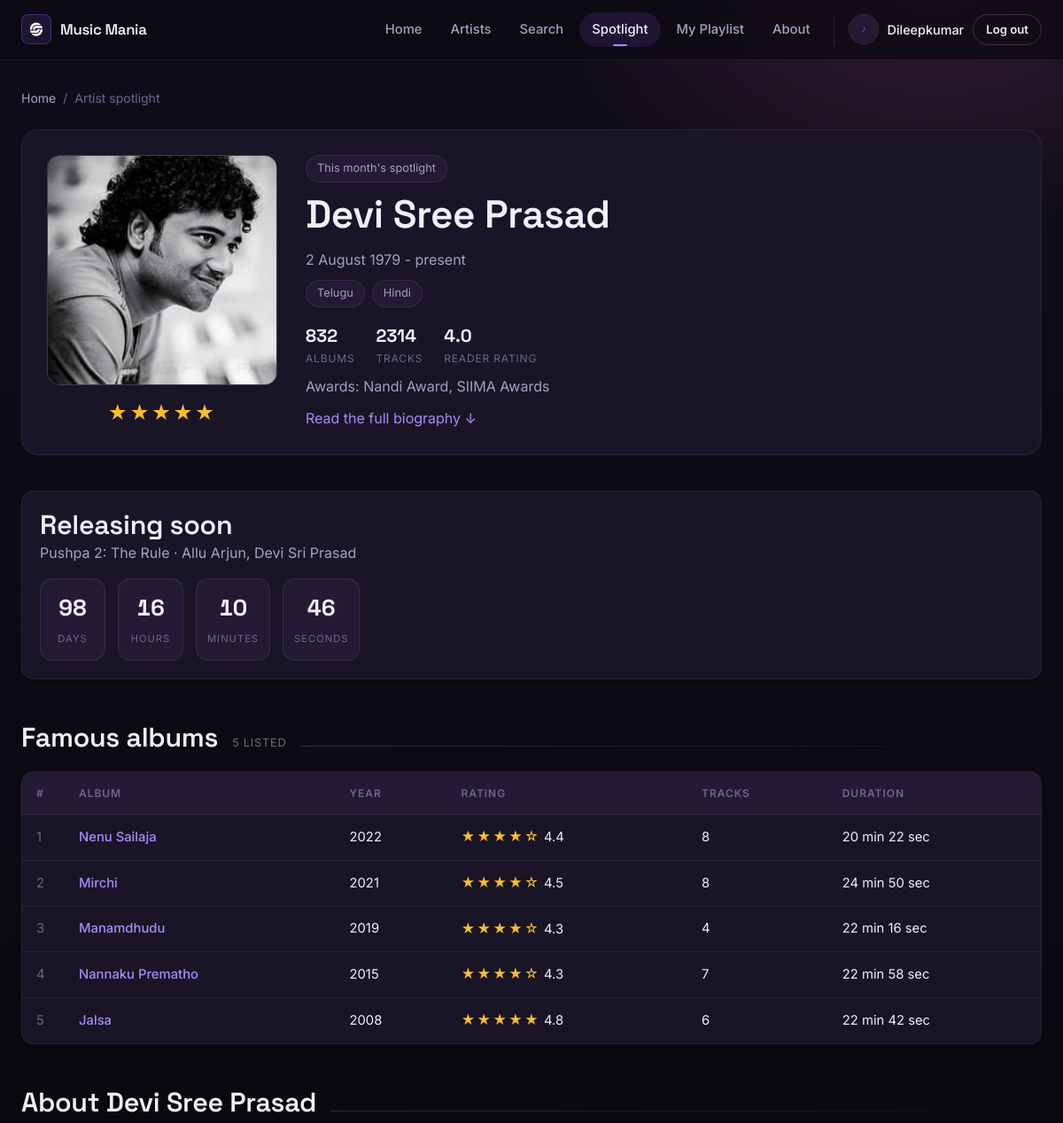
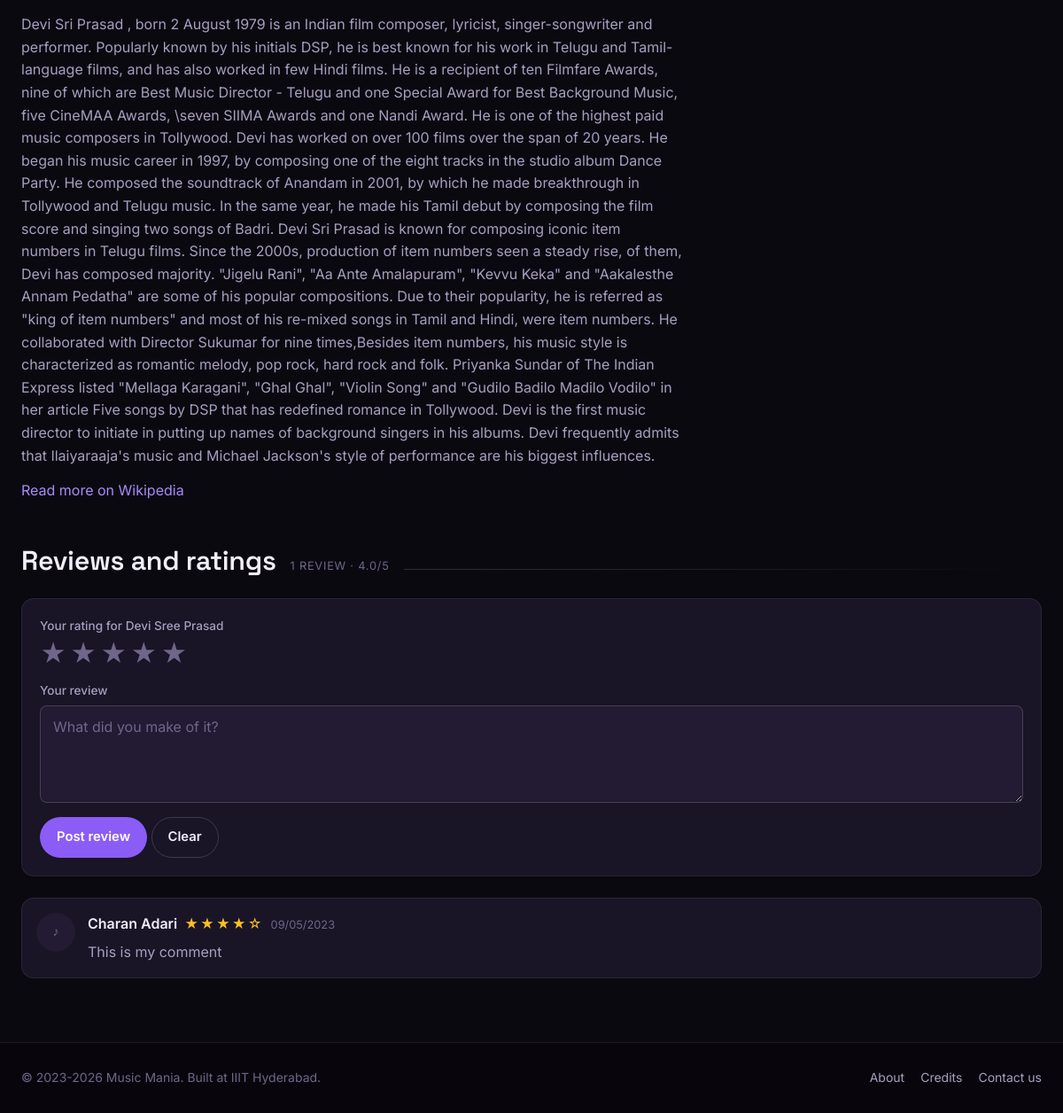
Screenshot of /spotlight (signed in) with the database file from the repository (2 pictures, top to bottom).
### tables this page shows
CREATE TABLE "Users" (
	"userid"	INTEGER UNIQUE,
	"username"	TEXT,
	"img_url"	TEXT,
	"playlist"	TEXT,
	"firstname"	INTEGER,
	"lastname"	INTEGER,
	"password"	INTEGER,
	PRIMARY KEY("userid" AUTOINCREMENT)
);

CREATE TABLE "Artists" (
	"name"	TEXT,
	"birth"	TEXT,
	"languages"	TEXT,
	"image_url"	TEXT,
	"Albums"	NUMERIC,
	"Tracks"	NUMERIC,
	"Awards"	TEXT,
	"description"	TEXT,
	"self_page"	TEXT,
	"wiki_url"	TEXT,
	"special"	INTEGER DEFAULT 0,
	"rating"	INTEGER DEFAULT 1,
	"uniqid"	INTEGER UNIQUE,
	PRIMARY KEY("uniqid" AUTOINCREMENT)
);

CREATE TABLE "Albums" (
	"uniqid"	INTEGER NOT NULL UNIQUE,
	"author"	TEXT,
	"name"	TEXT,
	"year"	INTEGER,
	"rating"	REAL DEFAULT 1,
	"duration"	TEXT,
	"tracks"	INTEGER,
	"index"	INTEGER,
	"img_url"	TEXT,
	"release_date"	TEXT,
	"director"	TEXT,
	"producer"	TEXT,
	"cast"	TEXT,
	PRIMARY KEY("uniqid" AUTOINCREMENT)
);

CREATE TABLE "Reviews" (
	"review_id"	INTEGER UNIQUE,
	"userid"	INTEGER,
	"review"	TEXT,
	"date"	TEXT,
	"rating"	INTEGER, target_type TEXT, target_id INTEGER,
	PRIMARY KEY("review_id" AUTOINCREMENT)
);

### app/blueprints/catalog.py (the view)
@bp.route("/spotlight")
@login_required
def spotlight():
    artist_id = current_app.config["SPOTLIGHT_ARTIST_ID"]
    record = artists_repo.get_by_id(artist_id)
    if record is None:
        abort(404)
    return render_template(
        "catalog/spotlight.html",
        artist=record,
        albums=albums_repo.list_by_artist(artist_id),
        reviews=reviews_repo.list_for(reviews_repo.ARTIST, artist_id),
        review_average=reviews_repo.average_for(reviews_repo.ARTIST, artist_id),
        release_date=_release_countdown(),
    )

### app/__init__.py (called while the page is built)
def _register_hooks(app: Flask) -> None:
    @app.before_request
    def load_current_user() -> None:
        user_id = session.get(SESSION_KEY)
        g.user = users_repo.get(user_id) if user_id is not None else None
        if user_id is not None and g.user is None:
            session.pop(SESSION_KEY, None)
    @app.context_processor
    def inject_user() -> dict:
        return {"current_user": g.get("user")}

def _register_filters(app: Flask) -> None:
    import os
    from flask import url_for
    PLACEHOLDER = "img/placeholder.svg"
    @app.template_filter("media")
    def media(path: str | None) -> str:
        cleaned = (path or "").strip().lstrip("/")
        if not cleaned or not os.path.isfile(os.path.join(app.static_folder, cleaned)):
            cleaned = PLACEHOLDER
        return url_for("static", filename=cleaned)
    @app.template_filter("tidy")
    def tidy(value: object) -> str:
        return " ".join(str(value or "").split())
    @app.template_filter("stars")
    def stars(rating: object, out_of: int = 5) -> str:
        try:
            filled = max(0, min(out_of, int(round(float(rating or 0)))))
        except (TypeError, ValueError):
            filled = 0
        return "★" * filled + "☆" * (out_of - filled)

### app/blueprints/catalog.py (called while the page is built)
def _release_countdown() -> str | None:
    raw = current_app.config.get("SPOTLIGHT_RELEASE_DATE")
    if not raw:
        return None
    try:
        target = datetime.fromisoformat(raw)
    except ValueError:
        current_app.logger.warning("SPOTLIGHT_RELEASE_DATE is not ISO 8601: %r", raw)
        return None
    now = datetime.now(target.tzinfo) if target.tzinfo else datetime.now()
    return raw if target > now else None

### app/database.py (called while the page is built)
def get_db() -> sqlite3.Connection:
    if "db" not in g:
        g.db = sqlite3.connect(
            current_app.config["DATABASE"],
            detect_types=sqlite3.PARSE_DECLTYPES,
        )
        g.db.row_factory = sqlite3.Row
        g.db.execute("PRAGMA foreign_keys = ON")
    return g.db

def query_all(sql: str, params: Sequence[Any] = ()) -> list[sqlite3.Row]:
    return get_db().execute(sql, params).fetchall()

def query_one(sql: str, params: Sequence[Any] = ()) -> sqlite3.Row | None:
    return get_db().execute(sql, params).fetchone()

### app/repositories/albums.py (called while the page is built)
def list_by_artist(artist_id: int) -> list[sqlite3.Row]:
    return query_all(_SELECT + ' WHERE "index" = ? ORDER BY year DESC', (artist_id,))

### app/repositories/artists.py (called while the page is built)
def get_by_id(artist_id: int) -> sqlite3.Row | None:
    return query_one(_SELECT + " WHERE uniqid = ?", (artist_id,))

### app/templates/catalog/spotlight.html (shortened to what this page needs)
{% extends "base.html" %}
{% block styles %}<link rel="stylesheet" href="{{ url_for('static', filename='css/pages/catalog.css') }}">{% endblock %}
{% block content %}
<nav class="breadcrumbs" aria-label="Breadcrumb">
  <a href="{{ url_for('main.index') }}">Home</a>
  <span aria-hidden="true">/</span>
  <span>Artist spotlight</span>
</nav>
<article class="profile">
  <div class="profile__art">
    <img src="{{ artist['image_url'] | media }}" alt="{{ artist['name'] }}">
    <p class="stars stars--lg center" aria-label="Rated {{ artist['rating'] }} out of 5">{{ artist['rating'] | stars }}</p>
  </div>
  <div class="profile__facts">
    <span class="chip" style="align-self: flex-start;">This month's spotlight</span>
    <h1>{{ artist['name'] }}</h1>
    <p class="profile__tagline">{{ artist['birth'] | tidy }}</p>
    <div class="chips">
      {% for language in (artist['languages'] or '').split(',') if language | trim %}
        <span class="chip">{{ language | trim }}</span>
      {% endfor %}
    </div>
    <div class="stat-row">
      <div class="stat"><b>{{ artist['album_count'] }}</b><span>Albums</span></div>
      <div class="stat"><b>{{ artist['track_count'] }}</b><span>Tracks</span></div>
      <div class="stat"><b>{{ review_average or '-' }}</b><span>Reader rating</span></div>
    </div>
    <p class="muted">Awards: {{ artist['awards'] | tidy or 'Not recorded' }}</p>
    <p><a href="#biography">Read the full biography &darr;</a></p>
  </div>
</article>
{% if release_date %}
<section class="card" style="margin-bottom: 48px;" data-countdown="{{ release_date }}">
  <h2>Releasing soon</h2>
  <p class="muted">Pushpa 2: The Rule &middot; Allu Arjun, Devi Sri Prasad</p>
  <div class="countdown">
    <div class="countdown__unit"><b data-countdown-days>--</b><span>Days</span></div>
    <div class="countdown__unit"><b data-countdown-hours>--</b><span>Hours</span></div>
    <div class="countdown__unit"><b data-countdown-minutes>--</b><span>Minutes</span></div>
    <div class="countdown__unit"><b data-countdown-seconds>--</b><span>Seconds</span></div>
  </div>
</section>
{% endif %}
<section style="margin-bottom: 48px;">
  {% with title = 'Famous albums', count = albums | length ~ ' listed' %}
    {% include "partials/_section_head.html" %}
  {% endwith %}
  {% if albums %}
    <div class="table-wrap">
      <table class="data">
        <thead>
          <tr><th class="num">#</th><th>Album</th><th>Year</th><th>Rating</th><th>Tracks</th><th>Duration</th></tr>
        </thead>
        <tbody>
          {% for album in albums %}
            <tr>
              <td class="num">{{ loop.index }}</td>
              <td class="track-name"><a href="{{ url_for('catalog.album', album_id=album['uniqid']) }}">{{ album['name'] }}</a></td>
              <td>{{ album['year'] }}</td>
              <td><span class="stars">{{ album['rating'] | stars }}</span> {{ album['rating'] }}</td>
              <td>{{ album['tracks'] }}</td>
              <td>{{ album['duration'] | tidy }}</td>
            </tr>
          {% endfor %}
        </tbody>
      </table>
    </div>
  {% else %}
    <p class="empty">No albums recorded for this artist yet.</p>
  {% endif %}
</section>
<section id="biography" style="margin-bottom: 48px;">
  {% with title = 'About ' ~ artist['name'] %}{% include "partials/_section_head.html" %}{% endwith %}
  <div class="prose">
    <p>{{ artist['description'] }}</p>
    {% if artist['wiki_url'] %}<p><a href="{{ artist['wiki_url'] }}" rel="noopener" target="_blank">Read more on Wikipedia</a></p>{% endif %}
  </div>
</section>
{% with target_type = 'artist', target_id = artist['uniqid'], subject = artist['name'] %}
  {% include "partials/_reviews.html" %}
{% endwith %}
{% endblock %}

### app/templates/partials/_header.html (shortened to what this page needs)
{% set nav_items = [
  ('main.index',        'Home'),
  ('catalog.artists',   'Artists'),
  ('main.search',       'Search'),
  ('catalog.spotlight', 'Spotlight'),
  ('main.playlist',     'My Playlist'),
  ('main.about',        'About'),
] %}
<header class="site-header">
  <div class="site-header__inner">
    <a class="brand" href="{{ url_for('main.index') }}">
      <span class="brand__badge">
        <img class="logo-mono" src="{{ url_for('static', filename='img/logo-mark.png') }}" alt="">
      </span>
      <span class="brand__name">Music Mania</span>
    </a>
    <nav class="nav" id="primary-nav" aria-label="Primary">
      {% for endpoint, label in nav_items %}
        <a class="nav__link {{ 'is-active' if request.endpoint == endpoint }}"
           href="{{ url_for(endpoint) }}"
           {% if request.endpoint == endpoint %}aria-current="page"{% endif %}>{{ label }}</a>
      {% endfor %}
      {% if current_user %}
        <div class="user-menu">
          <img class="user-menu__avatar" src="{{ current_user['img_url'] | media }}"
               alt="" width="34" height="34">
          <span class="user-menu__name">{{ current_user['firstname'] }}</span>
          <a class="btn btn--ghost btn--sm" href="{{ url_for('auth.logout') }}">Log out</a>
        </div>
      {% endif %}
    </nav>
  </div>
</header>

### app/templates/partials/_reviews.html (shortened to what this page needs)
<section id="reviews" class="stack">
  <div class="section-head">
    <h2>Reviews and ratings</h2>
    <span class="section-head__count">
      {{ reviews | length }} review{{ '' if reviews | length == 1 else 's' }}
      {%- if review_average %} &middot; {{ review_average }}/5{% endif %}
    </span>
  </div>
  <form class="card review-form" method="POST"
        action="{{ url_for('catalog.add_review', target_type=target_type, target_id=target_id) }}">
    <div class="field">
      <label for="rating-5">Your rating for {{ subject }}</label>
      <div class="rating-input">
        {% for value in [5, 4, 3, 2, 1] %}
          <label for="rating-{{ value }}" title="{{ value }} star{{ '' if value == 1 else 's' }}">
            <span aria-hidden="true">&#9733;</span>
          </label>
        {% endfor %}
      </div>
    </div>
    <div class="field">
      <label for="review">Your review</label>
      <textarea class="input" id="review" name="review" maxlength="1000"
                placeholder="What did you make of it?"></textarea>
    </div>
    <div>
      <button class="btn" type="submit">Post review</button>
      <button class="btn btn--ghost" type="reset">Clear</button>
    </div>
  </form>
  {% if reviews %}
    <div class="reviews">
      {% for review in reviews %}
        <article class="review">
          <img class="review__avatar" src="{{ review['img_url'] | media }}" alt="" width="44" height="44">
          <div>
            <div class="review__head">
              <span class="review__name">{{ review['firstname'] }} {{ review['lastname'] }}</span>
              <span class="stars" aria-label="{{ review['rating'] }} out of 5">{{ review['rating'] | stars }}</span>
              <span class="review__date">{{ review['date'] }}</span>
            </div>
            <p class="review__body">{{ review['review'] }}</p>
          </div>
        </article>
      {% endfor %}
    </div>
  {% else %}
    <p class="empty"><span class="empty__icon">&#9834;</span> No reviews yet. Be the first to rate {{ subject }}.</p>
  {% endif %}
</section>

### app/static/css/tokens.css (style rules this page uses)
:root { --bg: #0b0910; --bg-elevated: #141020; --surface: #191426; --surface-2: #221b33; --surface-3: #2d2442; --brand: #8b5cf6; --brand-strong: #a78bfa; --brand-deep: #47266b; --brand-soft: rgba(139, 92, 246, 0.14); --brand-line: rgba(139, 92, 246, 0.35); --accent: #f472b6; --gold: #fbbf24; --success: #34d399; --danger: #f87171; --text: #f2eefb; --text-muted: #a79fc0; --text-dim: #6f668a; --border: rgba(255, 255, 255, 0.08); --border-strong: rgba(255, 255, 255, 0.16); --radius-sm: 8px; --radius: 14px; --radius-lg: 20px; --radius-pill: 999px; --shadow-sm: 0 1px 2px rgba(0, 0, 0, 0.4); --shadow: 0 10px 30px rgba(0, 0, 0, 0.45); --shadow-lg: 0 24px 60px rgba(0, 0, 0, 0.55); --font: "Inter", "Segoe UI", system-ui, -apple-system, sans-serif; --font-display: "Space Grotesk", "Inter", system-ui, sans-serif; --header-height: 68px; --page-max: 1200px; --ease: cubic-bezier(0.22, 1, 0.36, 1); }

### app/static/css/base.css (style rules this page uses)
*, *::before, *::after { box-sizing: border-box; }
* { margin: 0; }
html { scroll-behavior: smooth; scroll-padding-top: calc(var(--header-height) + 16px); }
body { min-height: 100vh; display: flex; flex-direction: column; font-family: var(--font); font-size: 16px; line-height: 1.6; color: var(--text); background: var(--bg); -webkit-font-smoothing: antialiased; }
body::before { content: ""; position: fixed; inset: 0; z-index: -1; background: radial-gradient(900px 500px at 12% -10%, rgba(139, 92, 246, 0.22), transparent 60%), radial-gradient(800px 500px at 88% 0%, rgba(244, 114, 182, 0.14), transparent 55%), linear-gradient(180deg, #100c1a 0%, var(--bg) 45%); }
img, svg, video { display: block; max-width: 100%; }
h1, h2, h3, h4 { font-family: var(--font-display); line-height: 1.2; font-weight: 600; letter-spacing: -0.01em; }
h1 { font-size: clamp(1.9rem, 1.3rem + 2vw, 2.75rem); }
h2 { font-size: clamp(1.4rem, 1.1rem + 1.1vw, 1.9rem); }
a { color: var(--brand-strong); text-decoration: none; }
button, input, select, textarea { font: inherit; color: inherit; }
.stack > * + * { margin-top: var(--stack-gap, 24px); }
.muted { color: var(--text-muted); }
.center { text-align: center; }
.logo-mono { filter: brightness(0) invert(1); }

### app/static/css/pages/catalog.css (style rules this page uses)
.profile { display: grid; grid-template-columns: 260px 1fr; gap: 32px; padding: 28px; margin-bottom: 40px; border: 1px solid var(--border); border-radius: var(--radius-lg); background: var(--surface); }
.profile__art { display: flex; flex-direction: column; gap: 14px; }
.profile__art img { width: 100%; aspect-ratio: 1; object-fit: cover; border-radius: var(--radius); border: 1px solid var(--border-strong); }
.profile__facts { display: flex; flex-direction: column; gap: 10px; }
.profile__facts h1 { margin-bottom: 2px; }
.profile__tagline { color: var(--text-muted); }
.chips { display: flex; flex-wrap: wrap; gap: 8px; }
.chip { padding: 4px 12px; border-radius: var(--radius-pill); background: var(--surface-2); border: 1px solid var(--border); font-size: 0.8rem; color: var(--text-muted); }
.stat-row { display: flex; flex-wrap: wrap; gap: 24px; margin-top: 6px; }
.stat { display: flex; flex-direction: column; }
.stat b { font-family: var(--font-display); font-size: 1.25rem; }
.stat span { font-size: 0.75rem; letter-spacing: 0.07em; text-transform: uppercase; color: var(--text-dim); }
.prose { max-width: 74ch; color: var(--text-muted); }
.prose p + p { margin-top: 14px; }
.countdown { display: flex; gap: 14px; flex-wrap: wrap; margin-top: 16px; }
.countdown__unit { min-width: 74px; padding: 12px; text-align: center; border-radius: var(--radius); background: var(--surface-2); border: 1px solid var(--border); }
.countdown__unit b { display: block; font-family: var(--font-display); font-size: 1.6rem; font-variant-numeric: tabular-nums; }
.countdown__unit span { font-size: 0.7rem; letter-spacing: 0.09em; text-transform: uppercase; color: var(--text-dim); }
.review-form { display: flex; flex-direction: column; gap: 16px; }

### rows the page displays
Users: firstname "Dileepkumar"
Artists: image_url|media (picture), rating|stars "★★★★★", name "Devi Sree Prasad", birth|tidy "2 August 1979 - present", album_count "832", track_count "2314", awards|tidy "Nandi Award, SIIMA Awards", description "Devi Sri Prasad , born 2 August 1979 is an Indian film composer, lyricist, singer-songwriter and performer. Popularly known by his initials DSP, he is best known for his work in Telugu and Tamil-language films, and has also worked in few Hindi films. He is a recipient of ten Filmfare Awards, nine of which are Best Music Director - Telugu and one Special Award for Best Background Music, five CineMAA Awards, \\seven SIIMA Awards and one Nandi Award. He is one of the highest paid music composers in Tollywood. Devi has worked on over 100 films over the span of 20 years. He began his music career in 1997, by composing one of the eight tracks in the studio album Dance Party. He composed the…"
Albums: name "Nenu Sailaja", year "2022", rating|stars "★★★★☆", rating "4.4", tracks "8", duration|tidy "20 min 22 sec"
Albums: name "Mirchi", year "2021", rating|stars "★★★★☆", rating "4.5", tracks "8", duration|tidy "24 min 50 sec"
Albums: name "Manamdhudu", year "2019", rating|stars "★★★★☆", rating "4.3", tracks "4", duration|tidy "22 min 16 sec"
Albums: name "Nannaku Prematho", year "2015", rating|stars "★★★★☆", rating "4.3", tracks "7", duration|tidy "22 min 58 sec"
Albums: name "Jalsa", year "2008", rating|stars "★★★★★", rating "4.8", tracks "6", duration|tidy "22 min 42 sec"
Reviews: firstname "Charan", lastname "Adari", rating|stars "★★★★☆", date "09/05/2023", review "This is my comment"

### other values shown
{{ label }} "Home" "Artists" "Search" "Spotlight" "My Playlist" "About"
{{ language | trim }} "Telugu" "Hindi"
{{ review_average or '-' }} "4.0"
{{ title }} "Famous albums About Devi Sree Prasad"
{{ count }} "5 LISTED"
{{ reviews | length }} "1"
{{ review_average }} "4.0"
{{ 2023 }} "2023"
